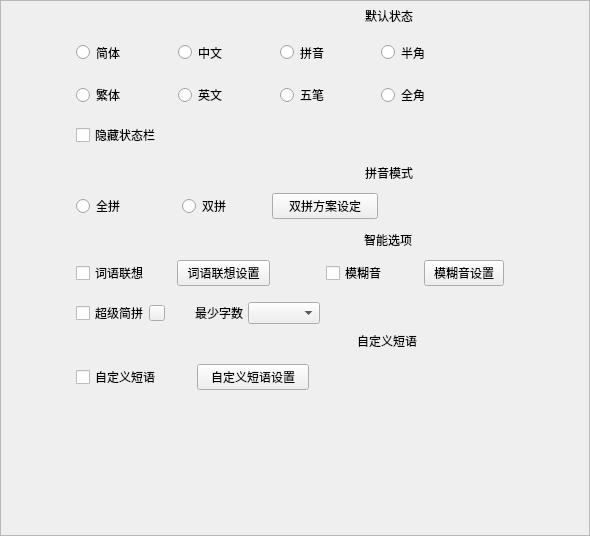
<?xml version="1.0" encoding="UTF-8"?>
<ui version="4.0">
 <class>BasicConfigStackedWidget</class>
 <widget class="QWidget" name="BasicConfigStackedWidget">
  <property name="geometry">
   <rect>
    <x>0</x>
    <y>0</y>
    <width>590</width>
    <height>536</height>
   </rect>
  </property>
  <property name="minimumSize">
   <size>
    <width>0</width>
    <height>0</height>
   </size>
  </property>
  <property name="windowTitle">
   <string>Form</string>
  </property>
  <layout class="QVBoxLayout" name="verticalLayout_11">
   <property name="leftMargin">
    <number>0</number>
   </property>
   <property name="topMargin">
    <number>0</number>
   </property>
   <property name="rightMargin">
    <number>0</number>
   </property>
   <property name="bottomMargin">
    <number>0</number>
   </property>
   <item>
    <widget class="QScrollArea" name="scrollArea">
     <property name="widgetResizable">
      <bool>true</bool>
     </property>
     <widget class="QWidget" name="scrollAreaWidgetContents">
      <property name="geometry">
       <rect>
        <x>0</x>
        <y>0</y>
        <width>588</width>
        <height>534</height>
       </rect>
      </property>
      <property name="minimumSize">
       <size>
        <width>500</width>
        <height>380</height>
       </size>
      </property>
      <property name="maximumSize">
       <size>
        <width>16777215</width>
        <height>16635</height>
       </size>
      </property>
      <layout class="QVBoxLayout" name="verticalLayout_10">
       <property name="leftMargin">
        <number>0</number>
       </property>
       <property name="topMargin">
        <number>0</number>
       </property>
       <property name="rightMargin">
        <number>0</number>
       </property>
       <property name="bottomMargin">
        <number>0</number>
       </property>
       <item>
        <layout class="QVBoxLayout" name="verticalLayout_9">
         <item>
          <layout class="QVBoxLayout" name="verticalLayout">
           <property name="spacing">
            <number>6</number>
           </property>
           <property name="topMargin">
            <number>0</number>
           </property>
           <property name="bottomMargin">
            <number>0</number>
           </property>
           <item>
            <layout class="QHBoxLayout" name="labelLayout" stretch="0,0,0,0,0">
             <property name="spacing">
              <number>4</number>
             </property>
             <item>
              <spacer name="horizontalSpacer_11">
               <property name="orientation">
                <enum>Qt::Horizontal</enum>
               </property>
               <property name="sizeType">
                <enum>QSizePolicy::Expanding</enum>
               </property>
               <property name="sizeHint" stdset="0">
                <size>
                 <width>20</width>
                 <height>20</height>
                </size>
               </property>
              </spacer>
             </item>
             <item>
              <widget class="QLabel" name="basic_label">
               <property name="text">
                <string/>
               </property>
              </widget>
             </item>
             <item>
              <spacer name="horizontalSpacer_4">
               <property name="orientation">
                <enum>Qt::Horizontal</enum>
               </property>
               <property name="sizeHint" stdset="0">
                <size>
                 <width>40</width>
                 <height>20</height>
                </size>
               </property>
              </spacer>
             </item>
             <item>
              <widget class="QLabel" name="normal_set_label">
               <property name="minimumSize">
                <size>
                 <width>0</width>
                 <height>30</height>
                </size>
               </property>
               <property name="maximumSize">
                <size>
                 <width>16777215</width>
                 <height>30</height>
                </size>
               </property>
               <property name="text">
                <string>默认状态</string>
               </property>
              </widget>
             </item>
             <item>
              <spacer name="horizontalSpacer">
               <property name="orientation">
                <enum>Qt::Horizontal</enum>
               </property>
               <property name="sizeType">
                <enum>QSizePolicy::Expanding</enum>
               </property>
               <property name="sizeHint" stdset="0">
                <size>
                 <width>5</width>
                 <height>20</height>
                </size>
               </property>
              </spacer>
             </item>
            </layout>
           </item>
           <item>
            <layout class="QHBoxLayout" name="horizontalLayout_8" stretch="50,260,80">
             <property name="spacing">
              <number>0</number>
             </property>
             <property name="topMargin">
              <number>0</number>
             </property>
             <item>
              <spacer name="horizontalSpacer_9">
               <property name="orientation">
                <enum>Qt::Horizontal</enum>
               </property>
               <property name="sizeType">
                <enum>QSizePolicy::Expanding</enum>
               </property>
               <property name="sizeHint" stdset="0">
                <size>
                 <width>24</width>
                 <height>17</height>
                </size>
               </property>
              </spacer>
             </item>
             <item>
              <layout class="QHBoxLayout" name="horizontalLayout_3" stretch="0,0,0,0">
               <property name="spacing">
                <number>15</number>
               </property>
               <property name="topMargin">
                <number>0</number>
               </property>
               <property name="rightMargin">
                <number>0</number>
               </property>
               <item>
                <widget class="QWidget" name="widget_2" native="true">
                 <property name="minimumSize">
                  <size>
                   <width>0</width>
                   <height>70</height>
                  </size>
                 </property>
                 <property name="maximumSize">
                  <size>
                   <width>16777215</width>
                   <height>70</height>
                  </size>
                 </property>
                 <layout class="QVBoxLayout" name="verticalLayout_7">
                  <property name="spacing">
                   <number>15</number>
                  </property>
                  <property name="leftMargin">
                   <number>0</number>
                  </property>
                  <property name="topMargin">
                   <number>0</number>
                  </property>
                  <property name="rightMargin">
                   <number>0</number>
                  </property>
                  <property name="bottomMargin">
                   <number>0</number>
                  </property>
                  <item>
                   <widget class="QRadioButton" name="radio_button_hz_output_simplified">
                    <property name="sizePolicy">
                     <sizepolicy hsizetype="Minimum" vsizetype="Expanding">
                      <horstretch>0</horstretch>
                      <verstretch>0</verstretch>
                     </sizepolicy>
                    </property>
                    <property name="text">
                     <string>简体</string>
                    </property>
                   </widget>
                  </item>
                  <item>
                   <widget class="QRadioButton" name="radio_button_hz_output_traditional">
                    <property name="text">
                     <string>繁体</string>
                    </property>
                   </widget>
                  </item>
                 </layout>
                </widget>
               </item>
               <item>
                <widget class="QWidget" name="widget" native="true">
                 <property name="sizePolicy">
                  <sizepolicy hsizetype="Preferred" vsizetype="Expanding">
                   <horstretch>0</horstretch>
                   <verstretch>0</verstretch>
                  </sizepolicy>
                 </property>
                 <property name="minimumSize">
                  <size>
                   <width>0</width>
                   <height>70</height>
                  </size>
                 </property>
                 <property name="maximumSize">
                  <size>
                   <width>16777215</width>
                   <height>70</height>
                  </size>
                 </property>
                 <layout class="QVBoxLayout" name="verticalLayout_2">
                  <property name="spacing">
                   <number>15</number>
                  </property>
                  <property name="leftMargin">
                   <number>0</number>
                  </property>
                  <property name="topMargin">
                   <number>0</number>
                  </property>
                  <property name="rightMargin">
                   <number>0</number>
                  </property>
                  <property name="bottomMargin">
                   <number>0</number>
                  </property>
                  <item>
                   <widget class="QRadioButton" name="ch_raidobtn">
                    <property name="sizePolicy">
                     <sizepolicy hsizetype="Minimum" vsizetype="Expanding">
                      <horstretch>0</horstretch>
                      <verstretch>0</verstretch>
                     </sizepolicy>
                    </property>
                    <property name="text">
                     <string>中文</string>
                    </property>
                   </widget>
                  </item>
                  <item>
                   <widget class="QRadioButton" name="en_radiobutton">
                    <property name="text">
                     <string>英文</string>
                    </property>
                   </widget>
                  </item>
                 </layout>
                </widget>
               </item>
               <item>
                <widget class="QWidget" name="widget_5" native="true">
                 <property name="sizePolicy">
                  <sizepolicy hsizetype="Preferred" vsizetype="Expanding">
                   <horstretch>0</horstretch>
                   <verstretch>0</verstretch>
                  </sizepolicy>
                 </property>
                 <property name="minimumSize">
                  <size>
                   <width>0</width>
                   <height>70</height>
                  </size>
                 </property>
                 <property name="maximumSize">
                  <size>
                   <width>16777215</width>
                   <height>70</height>
                  </size>
                 </property>
                 <layout class="QVBoxLayout" name="verticalLayout_14">
                  <property name="spacing">
                   <number>15</number>
                  </property>
                  <property name="leftMargin">
                   <number>0</number>
                  </property>
                  <property name="topMargin">
                   <number>0</number>
                  </property>
                  <property name="rightMargin">
                   <number>0</number>
                  </property>
                  <property name="bottomMargin">
                   <number>0</number>
                  </property>
                  <item>
                   <widget class="QRadioButton" name="radio_button_default_chinese_input_mode_pinyin">
                    <property name="sizePolicy">
                     <sizepolicy hsizetype="Minimum" vsizetype="Expanding">
                      <horstretch>0</horstretch>
                      <verstretch>0</verstretch>
                     </sizepolicy>
                    </property>
                    <property name="text">
                     <string>拼音</string>
                    </property>
                   </widget>
                  </item>
                  <item>
                   <widget class="QRadioButton" name="radio_button_default_chinese_input_mode_wubi">
                    <property name="text">
                     <string>五笔</string>
                    </property>
                   </widget>
                  </item>
                 </layout>
                </widget>
               </item>
               <item>
                <widget class="QWidget" name="widget_3" native="true">
                 <property name="sizePolicy">
                  <sizepolicy hsizetype="Preferred" vsizetype="Expanding">
                   <horstretch>0</horstretch>
                   <verstretch>0</verstretch>
                  </sizepolicy>
                 </property>
                 <property name="minimumSize">
                  <size>
                   <width>0</width>
                   <height>70</height>
                  </size>
                 </property>
                 <property name="maximumSize">
                  <size>
                   <width>16777215</width>
                   <height>70</height>
                  </size>
                 </property>
                 <layout class="QVBoxLayout" name="verticalLayout_8">
                  <property name="spacing">
                   <number>15</number>
                  </property>
                  <property name="leftMargin">
                   <number>0</number>
                  </property>
                  <property name="topMargin">
                   <number>0</number>
                  </property>
                  <property name="rightMargin">
                   <number>0</number>
                  </property>
                  <property name="bottomMargin">
                   <number>0</number>
                  </property>
                  <item>
                   <widget class="QRadioButton" name="half_raidobtn">
                    <property name="sizePolicy">
                     <sizepolicy hsizetype="Minimum" vsizetype="Expanding">
                      <horstretch>0</horstretch>
                      <verstretch>0</verstretch>
                     </sizepolicy>
                    </property>
                    <property name="text">
                     <string>半角</string>
                    </property>
                   </widget>
                  </item>
                  <item>
                   <widget class="QRadioButton" name="full_radiobutton">
                    <property name="text">
                     <string>全角</string>
                    </property>
                   </widget>
                  </item>
                 </layout>
                </widget>
               </item>
              </layout>
             </item>
             <item>
              <spacer name="horizontalSpacer_23">
               <property name="orientation">
                <enum>Qt::Horizontal</enum>
               </property>
               <property name="sizeType">
                <enum>QSizePolicy::Expanding</enum>
               </property>
               <property name="sizeHint" stdset="0">
                <size>
                 <width>20</width>
                 <height>20</height>
                </size>
               </property>
              </spacer>
             </item>
            </layout>
           </item>
          </layout>
         </item>
         <item>
          <layout class="QHBoxLayout" name="label_layout_4" stretch="50,260,80">
           <property name="spacing">
            <number>4</number>
           </property>
           <property name="topMargin">
            <number>10</number>
           </property>
           <property name="bottomMargin">
            <number>10</number>
           </property>
           <item>
            <spacer name="horizontalSpacer_27">
             <property name="orientation">
              <enum>Qt::Horizontal</enum>
             </property>
             <property name="sizeType">
              <enum>QSizePolicy::Expanding</enum>
             </property>
             <property name="sizeHint" stdset="0">
              <size>
               <width>24</width>
               <height>20</height>
              </size>
             </property>
            </spacer>
           </item>
           <item>
            <widget class="QCheckBox" name="hide_toobar_checkbox">
             <property name="text">
              <string>隐藏状态栏</string>
             </property>
            </widget>
           </item>
           <item>
            <spacer name="horizontalSpacer_28">
             <property name="orientation">
              <enum>Qt::Horizontal</enum>
             </property>
             <property name="sizeHint" stdset="0">
              <size>
               <width>40</width>
               <height>20</height>
              </size>
             </property>
            </spacer>
           </item>
          </layout>
         </item>
         <item>
          <layout class="QVBoxLayout" name="verticalLayout_4" stretch="0,0">
           <property name="spacing">
            <number>6</number>
           </property>
           <item>
            <layout class="QHBoxLayout" name="labelLayout_2" stretch="0,0,0,0,0">
             <property name="spacing">
              <number>4</number>
             </property>
             <item>
              <spacer name="horizontalSpacer_26">
               <property name="orientation">
                <enum>Qt::Horizontal</enum>
               </property>
               <property name="sizeType">
                <enum>QSizePolicy::Expanding</enum>
               </property>
               <property name="sizeHint" stdset="0">
                <size>
                 <width>20</width>
                 <height>20</height>
                </size>
               </property>
              </spacer>
             </item>
             <item>
              <widget class="QLabel" name="pinyin_icon_label">
               <property name="text">
                <string/>
               </property>
              </widget>
             </item>
             <item>
              <spacer name="horizontalSpacer_6">
               <property name="orientation">
                <enum>Qt::Horizontal</enum>
               </property>
               <property name="sizeHint" stdset="0">
                <size>
                 <width>40</width>
                 <height>20</height>
                </size>
               </property>
              </spacer>
             </item>
             <item>
              <widget class="QLabel" name="pinyin_mode_label">
               <property name="text">
                <string>拼音模式</string>
               </property>
              </widget>
             </item>
             <item>
              <spacer name="horizontalSpacer_52">
               <property name="orientation">
                <enum>Qt::Horizontal</enum>
               </property>
               <property name="sizeType">
                <enum>QSizePolicy::Expanding</enum>
               </property>
               <property name="sizeHint" stdset="0">
                <size>
                 <width>5</width>
                 <height>20</height>
                </size>
               </property>
              </spacer>
             </item>
            </layout>
           </item>
           <item>
            <layout class="QHBoxLayout" name="horizontalLayout_10" stretch="50,340">
             <property name="spacing">
              <number>0</number>
             </property>
             <property name="sizeConstraint">
              <enum>QLayout::SetFixedSize</enum>
             </property>
             <property name="topMargin">
              <number>0</number>
             </property>
             <property name="bottomMargin">
              <number>0</number>
             </property>
             <item>
              <spacer name="horizontalSpacer_8">
               <property name="orientation">
                <enum>Qt::Horizontal</enum>
               </property>
               <property name="sizeType">
                <enum>QSizePolicy::Expanding</enum>
               </property>
               <property name="sizeHint" stdset="0">
                <size>
                 <width>20</width>
                 <height>20</height>
                </size>
               </property>
              </spacer>
             </item>
             <item>
              <widget class="QWidget" name="widget_4" native="true">
               <property name="minimumSize">
                <size>
                 <width>0</width>
                 <height>35</height>
                </size>
               </property>
               <property name="maximumSize">
                <size>
                 <width>16635</width>
                 <height>35</height>
                </size>
               </property>
               <layout class="QHBoxLayout" name="horizontalLayout_15" stretch="130,210">
                <property name="spacing">
                 <number>0</number>
                </property>
                <property name="leftMargin">
                 <number>0</number>
                </property>
                <property name="topMargin">
                 <number>0</number>
                </property>
                <property name="rightMargin">
                 <number>0</number>
                </property>
                <property name="bottomMargin">
                 <number>0</number>
                </property>
                <item>
                 <layout class="QGridLayout" name="gridLayout" columnstretch="1,1">
                  <property name="horizontalSpacing">
                   <number>15</number>
                  </property>
                  <property name="verticalSpacing">
                   <number>0</number>
                  </property>
                  <item row="0" column="0">
                   <widget class="QRadioButton" name="quanpin_radioBtn">
                    <property name="sizePolicy">
                     <sizepolicy hsizetype="Minimum" vsizetype="Fixed">
                      <horstretch>0</horstretch>
                      <verstretch>0</verstretch>
                     </sizepolicy>
                    </property>
                    <property name="text">
                     <string>全拼</string>
                    </property>
                   </widget>
                  </item>
                  <item row="0" column="1">
                   <widget class="QRadioButton" name="shuangpin_radioBtn">
                    <property name="text">
                     <string>双拼</string>
                    </property>
                   </widget>
                  </item>
                 </layout>
                </item>
                <item>
                 <layout class="QHBoxLayout" name="horizontalLayout_9" stretch="1,2">
                  <property name="spacing">
                   <number>10</number>
                  </property>
                  <property name="sizeConstraint">
                   <enum>QLayout::SetDefaultConstraint</enum>
                  </property>
                  <property name="leftMargin">
                   <number>0</number>
                  </property>
                  <property name="topMargin">
                   <number>0</number>
                  </property>
                  <property name="bottomMargin">
                   <number>0</number>
                  </property>
                  <item>
                   <widget class="QPushButton" name="modify_sp_btn">
                    <property name="text">
                     <string>双拼方案设定</string>
                    </property>
                   </widget>
                  </item>
                  <item>
                   <spacer name="horizontalSpacer_24">
                    <property name="orientation">
                     <enum>Qt::Horizontal</enum>
                    </property>
                    <property name="sizeHint" stdset="0">
                     <size>
                      <width>20</width>
                      <height>20</height>
                     </size>
                    </property>
                   </spacer>
                  </item>
                 </layout>
                </item>
               </layout>
              </widget>
             </item>
            </layout>
           </item>
          </layout>
         </item>
         <item>
          <layout class="QVBoxLayout" name="verticalLayout_5" stretch="0,0">
           <property name="spacing">
            <number>6</number>
           </property>
           <item>
            <layout class="QHBoxLayout" name="label_layout_2" stretch="0,0,0,0,0">
             <property name="spacing">
              <number>3</number>
             </property>
             <item>
              <spacer name="horizontalSpacer_12">
               <property name="orientation">
                <enum>Qt::Horizontal</enum>
               </property>
               <property name="sizeType">
                <enum>QSizePolicy::Expanding</enum>
               </property>
               <property name="sizeHint" stdset="0">
                <size>
                 <width>20</width>
                 <height>20</height>
                </size>
               </property>
              </spacer>
             </item>
             <item>
              <widget class="QLabel" name="smart_label">
               <property name="text">
                <string/>
               </property>
              </widget>
             </item>
             <item>
              <spacer name="horizontalSpacer_3">
               <property name="orientation">
                <enum>Qt::Horizontal</enum>
               </property>
               <property name="sizeHint" stdset="0">
                <size>
                 <width>40</width>
                 <height>20</height>
                </size>
               </property>
              </spacer>
             </item>
             <item>
              <widget class="QLabel" name="smart_option_label">
               <property name="sizePolicy">
                <sizepolicy hsizetype="Preferred" vsizetype="Fixed">
                 <horstretch>0</horstretch>
                 <verstretch>0</verstretch>
                </sizepolicy>
               </property>
               <property name="text">
                <string>智能选项</string>
               </property>
              </widget>
             </item>
             <item>
              <spacer name="horizontalSpacer_19">
               <property name="orientation">
                <enum>Qt::Horizontal</enum>
               </property>
               <property name="sizeHint" stdset="0">
                <size>
                 <width>40</width>
                 <height>20</height>
                </size>
               </property>
              </spacer>
             </item>
            </layout>
           </item>
           <item>
            <layout class="QHBoxLayout" name="horizontalLayout_14" stretch="50,300,40">
             <property name="spacing">
              <number>0</number>
             </property>
             <property name="sizeConstraint">
              <enum>QLayout::SetDefaultConstraint</enum>
             </property>
             <item>
              <spacer name="horizontalSpacer_10">
               <property name="orientation">
                <enum>Qt::Horizontal</enum>
               </property>
               <property name="sizeHint" stdset="0">
                <size>
                 <width>40</width>
                 <height>20</height>
                </size>
               </property>
              </spacer>
             </item>
             <item>
              <widget class="QWidget" name="smart_widget" native="true">
               <property name="sizePolicy">
                <sizepolicy hsizetype="Preferred" vsizetype="Fixed">
                 <horstretch>0</horstretch>
                 <verstretch>0</verstretch>
                </sizepolicy>
               </property>
               <property name="minimumSize">
                <size>
                 <width>0</width>
                 <height>35</height>
                </size>
               </property>
               <property name="maximumSize">
                <size>
                 <width>16777215</width>
                 <height>16635</height>
                </size>
               </property>
               <layout class="QVBoxLayout" name="verticalLayout_3" stretch="30,30">
                <property name="spacing">
                 <number>10</number>
                </property>
                <property name="leftMargin">
                 <number>0</number>
                </property>
                <property name="topMargin">
                 <number>0</number>
                </property>
                <property name="rightMargin">
                 <number>0</number>
                </property>
                <property name="bottomMargin">
                 <number>0</number>
                </property>
                <item>
                 <layout class="QGridLayout" name="gridLayout_2" columnstretch="30,5,2,5,2">
                  <property name="verticalSpacing">
                   <number>0</number>
                  </property>
                  <item row="0" column="0">
                   <widget class="QWidget" name="suggest_widght" native="true">
                    <property name="sizePolicy">
                     <sizepolicy hsizetype="Fixed" vsizetype="Preferred">
                      <horstretch>0</horstretch>
                      <verstretch>0</verstretch>
                     </sizepolicy>
                    </property>
                    <property name="minimumSize">
                     <size>
                      <width>240</width>
                      <height>35</height>
                     </size>
                    </property>
                    <layout class="QHBoxLayout" name="horizontalLayout_11" stretch="2,2,1">
                     <property name="spacing">
                      <number>9</number>
                     </property>
                     <property name="leftMargin">
                      <number>0</number>
                     </property>
                     <property name="topMargin">
                      <number>0</number>
                     </property>
                     <property name="rightMargin">
                      <number>0</number>
                     </property>
                     <property name="bottomMargin">
                      <number>0</number>
                     </property>
                     <item>
                      <widget class="QCheckBox" name="suggest_checkbox">
                       <property name="sizePolicy">
                        <sizepolicy hsizetype="Minimum" vsizetype="Fixed">
                         <horstretch>0</horstretch>
                         <verstretch>0</verstretch>
                        </sizepolicy>
                       </property>
                       <property name="text">
                        <string>词语联想</string>
                       </property>
                      </widget>
                     </item>
                     <item>
                      <widget class="QPushButton" name="word_suggest_btn">
                       <property name="sizePolicy">
                        <sizepolicy hsizetype="Expanding" vsizetype="Fixed">
                         <horstretch>0</horstretch>
                         <verstretch>0</verstretch>
                        </sizepolicy>
                       </property>
                       <property name="text">
                        <string>词语联想设置</string>
                       </property>
                      </widget>
                     </item>
                     <item>
                      <spacer name="horizontalSpacer_15">
                       <property name="orientation">
                        <enum>Qt::Horizontal</enum>
                       </property>
                       <property name="sizeType">
                        <enum>QSizePolicy::Expanding</enum>
                       </property>
                       <property name="sizeHint" stdset="0">
                        <size>
                         <width>40</width>
                         <height>20</height>
                        </size>
                       </property>
                      </spacer>
                     </item>
                    </layout>
                   </widget>
                  </item>
                  <item row="0" column="1">
                   <widget class="QCheckBox" name="fuzzy_checkbox">
                    <property name="sizePolicy">
                     <sizepolicy hsizetype="Minimum" vsizetype="Fixed">
                      <horstretch>0</horstretch>
                      <verstretch>0</verstretch>
                     </sizepolicy>
                    </property>
                    <property name="text">
                     <string>模糊音</string>
                    </property>
                   </widget>
                  </item>
                  <item row="0" column="2">
                   <spacer name="horizontalSpacer_22">
                    <property name="orientation">
                     <enum>Qt::Horizontal</enum>
                    </property>
                    <property name="sizeType">
                     <enum>QSizePolicy::Expanding</enum>
                    </property>
                    <property name="sizeHint" stdset="0">
                     <size>
                      <width>20</width>
                      <height>5</height>
                     </size>
                    </property>
                   </spacer>
                  </item>
                  <item row="0" column="3">
                   <widget class="QPushButton" name="fuzzy_set_btn">
                    <property name="sizePolicy">
                     <sizepolicy hsizetype="Expanding" vsizetype="Fixed">
                      <horstretch>0</horstretch>
                      <verstretch>0</verstretch>
                     </sizepolicy>
                    </property>
                    <property name="text">
                     <string>模糊音设置</string>
                    </property>
                   </widget>
                  </item>
                  <item row="0" column="4">
                   <spacer name="horizontalSpacer_5">
                    <property name="orientation">
                     <enum>Qt::Horizontal</enum>
                    </property>
                    <property name="sizeHint" stdset="0">
                     <size>
                      <width>40</width>
                      <height>5</height>
                     </size>
                    </property>
                   </spacer>
                  </item>
                 </layout>
                </item>
                <item>
                 <layout class="QHBoxLayout" name="horizontalLayout_12">
                  <property name="spacing">
                   <number>0</number>
                  </property>
                  <item>
                   <widget class="QCheckBox" name="super_simple_checkbox">
                    <property name="sizePolicy">
                     <sizepolicy hsizetype="Minimum" vsizetype="Fixed">
                      <horstretch>0</horstretch>
                      <verstretch>0</verstretch>
                     </sizepolicy>
                    </property>
                    <property name="text">
                     <string>超级简拼</string>
                    </property>
                   </widget>
                  </item>
                  <item>
                   <widget class="QPushButton" name="super_simple_tip">
                    <property name="minimumSize">
                     <size>
                      <width>16</width>
                      <height>16</height>
                     </size>
                    </property>
                    <property name="maximumSize">
                     <size>
                      <width>16</width>
                      <height>16</height>
                     </size>
                    </property>
                    <property name="text">
                     <string/>
                    </property>
                   </widget>
                  </item>
                  <item>
                   <spacer name="horizontalSpacer_16">
                    <property name="orientation">
                     <enum>Qt::Horizontal</enum>
                    </property>
                    <property name="sizeType">
                     <enum>QSizePolicy::Fixed</enum>
                    </property>
                    <property name="sizeHint" stdset="0">
                     <size>
                      <width>30</width>
                      <height>5</height>
                     </size>
                    </property>
                   </spacer>
                  </item>
                  <item>
                   <widget class="QLabel" name="min_characters_label">
                    <property name="sizePolicy">
                     <sizepolicy hsizetype="Preferred" vsizetype="Fixed">
                      <horstretch>0</horstretch>
                      <verstretch>0</verstretch>
                     </sizepolicy>
                    </property>
                    <property name="text">
                     <string>最少字数</string>
                    </property>
                   </widget>
                  </item>
                  <item>
                   <spacer name="horizontalSpacer_25">
                    <property name="orientation">
                     <enum>Qt::Horizontal</enum>
                    </property>
                    <property name="sizeType">
                     <enum>QSizePolicy::Fixed</enum>
                    </property>
                    <property name="sizeHint" stdset="0">
                     <size>
                      <width>5</width>
                      <height>5</height>
                     </size>
                    </property>
                   </spacer>
                  </item>
                  <item>
                   <widget class="CustomizeCombobox" name="min_character_combo"/>
                  </item>
                  <item>
                   <spacer name="horizontalSpacer_21">
                    <property name="orientation">
                     <enum>Qt::Horizontal</enum>
                    </property>
                    <property name="sizeHint" stdset="0">
                     <size>
                      <width>40</width>
                      <height>20</height>
                     </size>
                    </property>
                   </spacer>
                  </item>
                 </layout>
                </item>
               </layout>
              </widget>
             </item>
             <item>
              <spacer name="horizontalSpacer_14">
               <property name="orientation">
                <enum>Qt::Horizontal</enum>
               </property>
               <property name="sizeType">
                <enum>QSizePolicy::Expanding</enum>
               </property>
               <property name="sizeHint" stdset="0">
                <size>
                 <width>40</width>
                 <height>20</height>
                </size>
               </property>
              </spacer>
             </item>
            </layout>
           </item>
          </layout>
         </item>
         <item>
          <layout class="QVBoxLayout" name="verticalLayout_6" stretch="0,0">
           <property name="spacing">
            <number>6</number>
           </property>
           <item>
            <layout class="QHBoxLayout" name="label_layout" stretch="0,0,0,0,0">
             <property name="spacing">
              <number>4</number>
             </property>
             <item>
              <spacer name="horizontalSpacer_13">
               <property name="orientation">
                <enum>Qt::Horizontal</enum>
               </property>
               <property name="sizeType">
                <enum>QSizePolicy::Expanding</enum>
               </property>
               <property name="sizeHint" stdset="0">
                <size>
                 <width>20</width>
                 <height>20</height>
                </size>
               </property>
              </spacer>
             </item>
             <item>
              <widget class="QLabel" name="fastreply_label">
               <property name="sizePolicy">
                <sizepolicy hsizetype="Preferred" vsizetype="Preferred">
                 <horstretch>0</horstretch>
                 <verstretch>0</verstretch>
                </sizepolicy>
               </property>
               <property name="text">
                <string/>
               </property>
              </widget>
             </item>
             <item>
              <spacer name="horizontalSpacer_2">
               <property name="orientation">
                <enum>Qt::Horizontal</enum>
               </property>
               <property name="sizeHint" stdset="0">
                <size>
                 <width>40</width>
                 <height>20</height>
                </size>
               </property>
              </spacer>
             </item>
             <item>
              <widget class="QLabel" name="fast_reply_label">
               <property name="sizePolicy">
                <sizepolicy hsizetype="Preferred" vsizetype="Fixed">
                 <horstretch>0</horstretch>
                 <verstretch>0</verstretch>
                </sizepolicy>
               </property>
               <property name="text">
                <string>自定义短语</string>
               </property>
              </widget>
             </item>
             <item>
              <spacer name="horizontalSpacer_51">
               <property name="orientation">
                <enum>Qt::Horizontal</enum>
               </property>
               <property name="sizeType">
                <enum>QSizePolicy::Expanding</enum>
               </property>
               <property name="sizeHint" stdset="0">
                <size>
                 <width>5</width>
                 <height>20</height>
                </size>
               </property>
              </spacer>
             </item>
            </layout>
           </item>
           <item>
            <layout class="QHBoxLayout" name="horizontalLayout_2" stretch="50,340">
             <property name="spacing">
              <number>0</number>
             </property>
             <item>
              <spacer name="horizontalSpacer_17">
               <property name="orientation">
                <enum>Qt::Horizontal</enum>
               </property>
               <property name="sizeType">
                <enum>QSizePolicy::Expanding</enum>
               </property>
               <property name="sizeHint" stdset="0">
                <size>
                 <width>40</width>
                 <height>20</height>
                </size>
               </property>
              </spacer>
             </item>
             <item>
              <widget class="QWidget" name="customizePhrase" native="true">
               <property name="minimumSize">
                <size>
                 <width>0</width>
                 <height>40</height>
                </size>
               </property>
               <layout class="QHBoxLayout" name="horizontalLayout" stretch="2,2,5">
                <property name="spacing">
                 <number>9</number>
                </property>
                <property name="leftMargin">
                 <number>0</number>
                </property>
                <property name="topMargin">
                 <number>0</number>
                </property>
                <property name="rightMargin">
                 <number>0</number>
                </property>
                <property name="bottomMargin">
                 <number>0</number>
                </property>
                <item>
                 <widget class="QCheckBox" name="fast_reply_checkbox">
                  <property name="sizePolicy">
                   <sizepolicy hsizetype="Minimum" vsizetype="Fixed">
                    <horstretch>0</horstretch>
                    <verstretch>0</verstretch>
                   </sizepolicy>
                  </property>
                  <property name="text">
                   <string>自定义短语</string>
                  </property>
                 </widget>
                </item>
                <item>
                 <widget class="QPushButton" name="fast_reply_btn">
                  <property name="sizePolicy">
                   <sizepolicy hsizetype="Expanding" vsizetype="Fixed">
                    <horstretch>0</horstretch>
                    <verstretch>0</verstretch>
                   </sizepolicy>
                  </property>
                  <property name="text">
                   <string>自定义短语设置</string>
                  </property>
                 </widget>
                </item>
                <item>
                 <spacer name="horizontalSpacer_7">
                  <property name="orientation">
                   <enum>Qt::Horizontal</enum>
                  </property>
                  <property name="sizeHint" stdset="0">
                   <size>
                    <width>40</width>
                    <height>20</height>
                   </size>
                  </property>
                 </spacer>
                </item>
               </layout>
              </widget>
             </item>
            </layout>
           </item>
          </layout>
         </item>
         <item>
          <spacer name="verticalSpacer_8">
           <property name="orientation">
            <enum>Qt::Vertical</enum>
           </property>
           <property name="sizeType">
            <enum>QSizePolicy::Expanding</enum>
           </property>
           <property name="sizeHint" stdset="0">
            <size>
             <width>362</width>
             <height>13</height>
            </size>
           </property>
          </spacer>
         </item>
        </layout>
       </item>
      </layout>
     </widget>
    </widget>
   </item>
  </layout>
 </widget>
 <customwidgets>
  <customwidget>
   <class>CustomizeCombobox</class>
   <extends>QComboBox</extends>
   <header location="global">customize_ui/customizecombobox.h</header>
  </customwidget>
 </customwidgets>
 <resources/>
 <connections/>
</ui>
